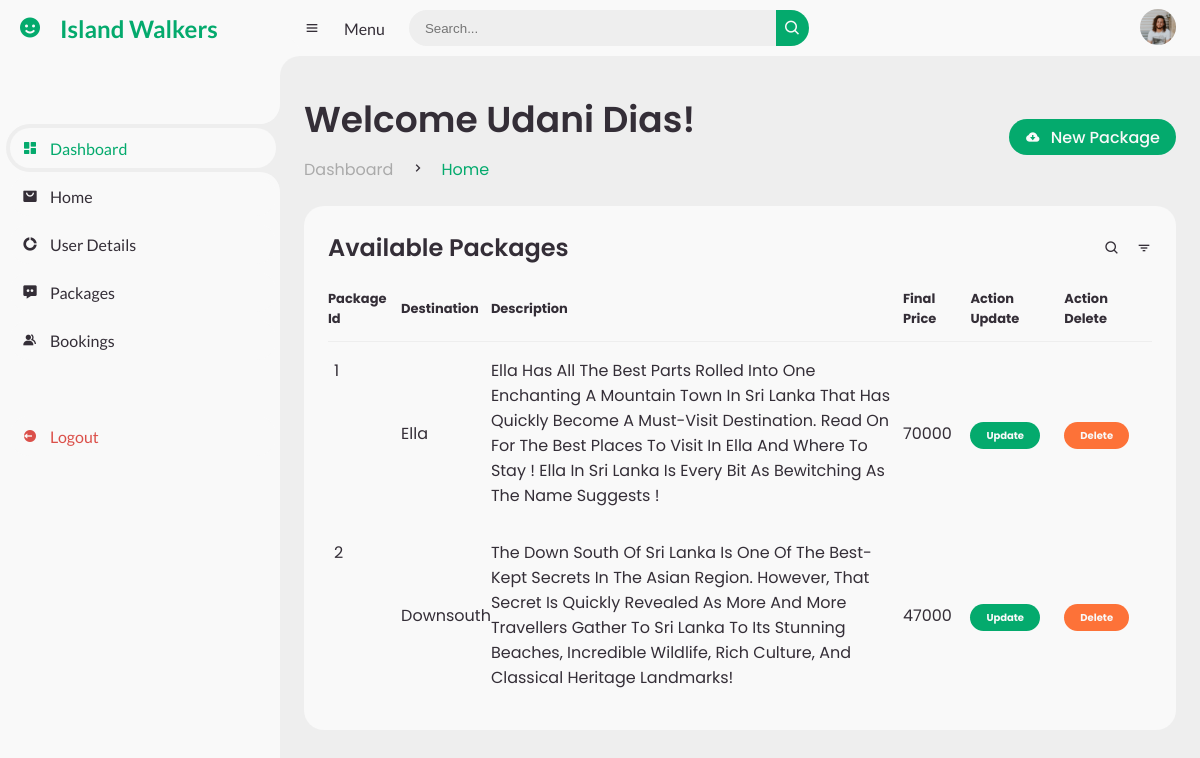
Page /dashboard/packages.php (signed in) on the committed database.
### tables this page shows
CREATE TABLE `packages` (
  `pid` int(15) NOT NULL,
  `pname` varchar(50) NOT NULL,
  `description` varchar(512) NOT NULL,
  `price` decimal(10,0) NOT NULL
);

### dashboard/packages.php (the view, shortened to what this page needs)
<?php
include '..\dbconnection\dbconnect.php';
?>
<!DOCTYPE html>
<html lang="en">
<head>
    <link href='https://unpkg.com/boxicons@2.0.9/css/boxicons.min.css' rel='stylesheet'>
    <link rel="stylesheet" href="style.css">
</head>
<body>
    <section id="sidebar">
        <a href="..\index.php" class="brand">
            <i class='bx bxs-smile'></i>
            <span class="text">Island Walkers</span>
        </a>
        <ul class="side-menu top">
            <li class="active">
                <a href="adminpanel.php">
                    <i class='bx bxs-dashboard'></i>
                    <span class="text">Dashboard</span>
                </a>
            </li>
            <li>
                <a href="..\index.php">
                    <i class='bx bxs-shopping-bag-alt'></i>
                    <span class="text">Home</span>
                </a>
            </li>
            <li>
                <a href="userdetails.php">
                    <i class='bx bxs-doughnut-chart'></i>
                    <span class="text">User Details</span>
                </a>
            </li>
            <li>
                <a href="packages.php">
                    <i class='bx bxs-message-dots'></i>
                    <span class="text">Packages</span>
                </a>
            </li>
            <li>
                <a href="bookings.php">
                    <i class='bx bxs-group'></i>
                    <span class="text">Bookings</span>
                </a>
            </li>
        </ul>
        <ul class="side-menu">
            <li>
                <a href="logout.php" class="logout">
                    <i class='bx bxs-log-out-circle'></i>
                    <span class="text">Logout</span>
                </a>
            </li>
        </ul>
    </section>
    <section id="content">
        <nav>
            <i class='bx bx-menu'></i>
            <a href="#" class="nav-link">Menu</a>
            <form action="#">
                <div class="form-input">
                    <input type="search" placeholder="Search...">
                    <button type="submit" class="search-btn"><i class='bx bx-search'></i></button>
                </div>
            </form>
            <a href="#" class="profile">
                <img src="img/people.png">
            </a>
        </nav>
        <main>
            <div class="head-title">
                <div class="left">
                    <h1>Welcome <?php echo $_SESSION['username'];
                                ?>!</h1>
                    <ul class="breadcrumb">
                        <li>
                            <a href="#">Dashboard</a>
                        </li>
                        <li><i class='bx bx-chevron-right'></i></li>
                        <li>
                            <a class="active" href="#">Home</a>
                        </li>
                    </ul>
                </div>
                <a href="..\packagesdetailform.php" class="btn-download">
					<i class='bx bxs-cloud-download' ></i>
					<span class="text">New Package</span>
				</a>
            </div>
            <div class="table-data">
                <div class="order">
                    <div class="head">
                        <h3>Available Packages</h3>
                        <i class='bx bx-search'></i>
                        <i class='bx bx-filter'></i>
                    </div>
                    <?php
                    $sql = "SELECT * from packages";
                    $result = $conn->query($sql);
                    if ($result->num_rows > 0) {
                        echo "
                                <table style='width:100%'>
                                    <thead>
                                     <tr>
                                        <th>Package Id</th>
                                        <th>Destination</th>
                                        <th style='width:50%'>Description</th>
                                        <th>Final Price</th>
                                        <th>Action Update</th>
                                        <th>Action Delete</th>
                                     </tr>
                                    </thead>";
                        while ($row = $result->fetch_assoc()) {
                            echo
                            "<tbody>
                                    <tr>
                                    <td>" . $row["pid"] . "</td>
                                    <td>" . $row["pname"] . "</td>
                                    <td>" . $row["description"] . "</td>
                                    <td>" . $row["price"] . "</td>
                                    <td><a href='..\packagesdetailform.php?pid=" . $row["pid"] . "' span class='status completed'>Update</span></td>
                                    <td><a href='?pid=" . $row["pid"] . "' span class='status pending'>Delete</span></td>
                                    </tr> ";
                        }
                    }
                    ?>
                    </tbody>
                    </table>
                </div>
            </div>
        </main>
    </section>
</body>
</html>

### rows in the picture
packages: pid "1", pname "Ella", description "Ella Has All The Best Parts Rolled Into One Enchanting A Mountain Town In Sri Lanka That Has Quickly Become A Must-Visit Destination. Read On For The Best Places To Visit In Ella And Where To Stay ! Ella In Sri Lanka Is Every Bit As Bewitching As The Name Suggests !", price "70000"
packages: pid "2", pname "Downsouth", description "The Down South Of Sri Lanka Is One Of The Best-Kept Secrets In The Asian Region. However, That Secret Is Quickly Revealed As More And More Travellers Gather To Sri Lanka To Its Stunning Beaches, Incredible Wildlife, Rich Culture, And Classical Heritage Landmarks!", price "47000"

### other values in the picture
$_SESSION['username'] "Udani Dias"
